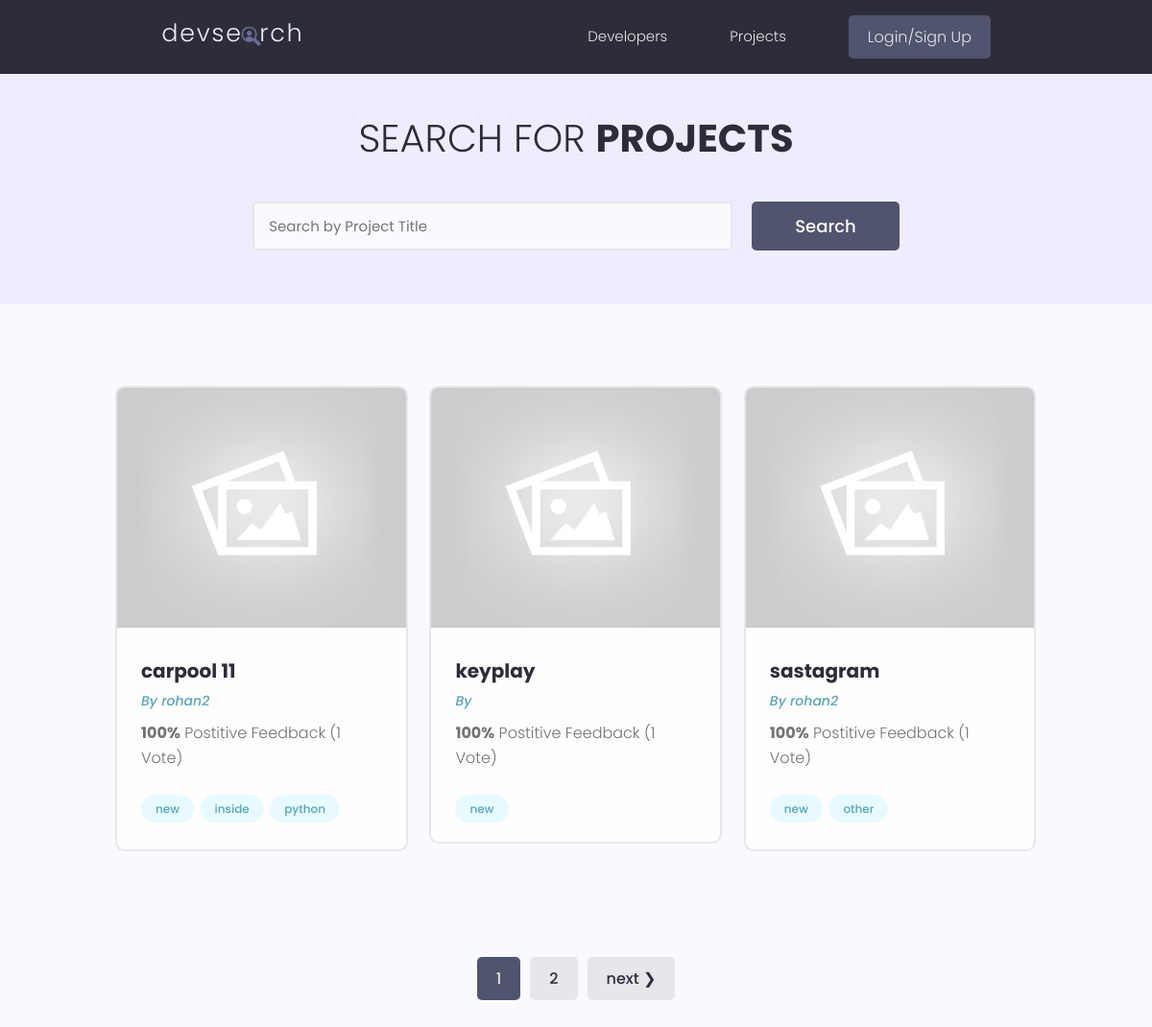
The app's page /project/ with its own data.
### project/models.py (models this page shows, shortened)
class project(models.Model):
    owner = models.ForeignKey(Profile,null=True,blank=True,on_delete=models.SET_NULL)
    title = models.CharField( max_length=200)
    description = models.TextField( null = True , blank = True )
    featured_image = models.ImageField(null=True,blank=True,default="default.jpg")
    demo_link = models.CharField( max_length=2000,null = True , blank = True)
    source_link = models.CharField( max_length=2000,null = True , blank = True)
    tags = models.ManyToManyField('Tag',blank=True)
    vote_total = models.IntegerField(default = 0 ,null = True,blank = True)
    vote_ratio = models.IntegerField(default = 0 ,null = True,blank = True)
    created = models.DateTimeField(auto_now_add=True)
    id = models.UUIDField( default = uuid.uuid4,unique = True,editable = False,primary_key = True)
    class Meta:
        ordering = ['-vote_ratio','-vote_total','title']

class Tag(models.Model):
    name = models.CharField( max_length=200)
    created = models.DateTimeField(auto_now_add=True)
    id = models.UUIDField( default = uuid.uuid4,unique = True,editable = False,primary_key = True)
    def __str__(self):
        return self.name

### users/models.py (models this page shows, shortened)
class Profile(models.Model):
    user = models.OneToOneField(User,on_delete=models.CASCADE,null=True,blank=True)
    name = models.CharField(max_length=200,blank=True,null=True)
    username =  models.CharField(max_length=200,blank=True,null=True)
    email = models.EmailField(max_length=500,blank=True,null=True)
    location = models.CharField(max_length=200,blank=True,null=True)
    short_intro = models.CharField(max_length=200,blank=True,null=True)
    bio = models.TextField(blank=True,null=True)
    profile_image = models.ImageField(blank=True,null=True,upload_to='profiles/',default='profiles/user-default.png')
    social_github = models.CharField(max_length=200,blank=True,null=True)
    social_twitter = models.CharField(max_length=200,blank=True,null=True)
    social_linkedin = models.CharField(max_length=200,blank=True,null=True)
    social_youtube = models.CharField(max_length=200,blank=True,null=True)
    social_website = models.CharField(max_length=200,blank=True,null=True)
    created = models.DateTimeField(auto_now_add=True)
    id = models.UUIDField( default = uuid.uuid4,unique = True,editable = False,primary_key = True)
    class Meta:
        ordering = ['created']

### project/views.py (the view)
# urls.py: path('project/',include('project.urls')),
def project(request):
    search_query = ''
    project,searchProject = searchProjects(request)
    custom_range,project = paginateProjects(request,project,3)
    context={ 'project': project , 'search_query':search_query , 'custom_range':custom_range}
    return render(request,'project/project.html', context )

### project/utils.py (called while the page is built)
def paginateProjects(request,project,results):
    page = request.GET.get('page')
    paginator = Paginator(project,results)
    try:
        project = paginator.page(page)
    except PageNotAnInteger:
        page = 1
        project = paginator.page(page)
    except EmptyPage:
        page = paginator.num_pages
        project = paginator.page(page)
    leftIndex = (int(page )- 1)
    if leftIndex < 1 :
        leftIndex = 1
    rightIndex = (int(page)+ 1 )
    if rightIndex > paginator.num_pages:
        rightIndex = paginator.num_pages + 1
    custom_range = leftIndex,rightIndex
    return custom_range,project

def searchProjects(request):
    search_query = ''
    if request.GET.get('search_query'):
        search_query = request.GET.get('search_query')
    tags = Tag.objects.filter(name__icontains= search_query)
    project = projectmodel.objects.distinct().filter(
        Q(title__icontains = search_query) |
        Q(description__icontains = search_query) |
        Q(owner__name__icontains = search_query) |
        Q(tags__in = tags)
    )
    return project,search_query

### project/templates/project/project.html (shortened to what this page needs)
{% extends "main.html" %}
{% block content %}
<main class="projects">
    <section class="hero-section text-center">
      <div class="container container--narrow">
        <div class="hero-section__box">
          <h2>Search for <span>Projects</span></h2>
        </div>
        <div class="hero-section__search">
          <form  id="searchForm" class="form" action="{% url 'project' %}" method="get">
            <div class="form__field">
              <input class="input input--text" id="formInput#search" type="text" name="search_query"
                placeholder="Search by Project Title" value="{{search_query}}"/>
            </div>
            <input class="btn btn--sub btn--lg" type="submit" value="Search" />
          </form>
        </div>
      </div>
    </section>
    <section class="projectsList">
      <div class="container">
        <div class="grid grid--three">
          {% for project in project %}
          <div class="column">
            <div class="card project">
              <a href="{% url "proj" project.id %}" class="project">
                <img class="project__thumbnail" src="{{project.featured_image.url}}" alt="project thumbnail" />
                <div class="card__body">
                  <h3 class="project__title">{{project.title}}</h3>
                  <p><a class="project__author" href="{% url 'profiles'   %}">By {{project.owner.name}}</a></p>
                  <p class="project--rating">
                    <span style="font-weight: bold;">{{project.vote_ratio}}%</span> Postitive
                    Feedback ({{project.vote_total}} Vote{{project.vote_total|pluralize:"s"}})
                  </p>
                  <div class="project__tags">
                    {% for tag in project.tags.all %}
                    <span class="tag tag--pill tag--main">
                      <small>{{tag}}</small>
                    </span>
                    {% endfor %}
                  </div>
                </div>
              </a>
            </div>
          </div>
          {% endfor %}
        </div>
      </div>
    </section>
    {% include "pagination.html"  with queryset=project custom_range=custom_range %}
  </main>
{% endblock content %}

### static/styles/app.css (style rules this page uses)
:root { --color-sub: #2d2d39; }
.btn--sub { background-color: var(--color-sub-light); }
.card { border: 2px solid var(--color-light); }
img { width: 100%; }
.hero-section { height: 40vh; display: flex; align-items: center; background-color: var(--color-sub); }
.hero-section__box { margin-bottom: 4rem; }
.hero-section__box > h2, .hero-section__box > h2 > span { font-size: 4rem; color: var(--color-light); line-height: 1.3; text-transform: uppercase; }
.hero-section__box > h2 { font-weight: 300; }
.hero-section__box > h2 > span { font-weight: 700; }
.hero-section__search > .form { display: flex; align-items: center; justify-content: center; gap: 2rem; }
.hero-section__search > .form input.input--text { width: 50rem; }
.project__author { font-size: 1.4rem; font-style: italic; }
.project--rating { margin-bottom: 1.6em; margin-top: .5em; }
.projects > .hero-section { background: var(--color-sub-lighter); height: 30vh; }
.projects .hero-section__box { margin-bottom: 2.5rem; }
.projects .hero-section__box > h2 { color: var(--color-sub); }
.projects .hero-section__box > h2 > span { font-weight: 700; color: var(--color-sub); }
.projectsList { margin-top: 8rem; }
.project__thumbnail { height: 25rem; object-fit: cover; object-position: top center; }
.project__title { font-size: 2rem; font-weight: 700; color: var(--color-sub); }

### static/uikit/styles/modules/_variables.css (style rules this page uses)
:root { --color-main: #5aa5b9; --color-main-light: #e6faff; --color-sub: #3f4156; --color-sub-light: #51546e; --color-sub-lighter: #ededfd; --color-text: #737373; --color-gray: #8b8b8b; --color-light: #e5e7eb; --color-light-gray: #767676; --color-bg: #f8fafd; --color-white: #fffefd; --color-white-light: #f3f3f3; --color-success: #359e64; --color-success-bg: #def8e8; --color-error: #fc4b0b; --color-error-bg: #fff2ee; --font-base: 'Poppins', arial, helvetica, 'Segoe UI', roboto, ubuntu, sans-serif; --font-monospace: 'Fira Code', 'Courier New', courier, monospace; --font-regular: 300; --font-medium: 500; --font-bold: 700; --generic-shadow: 1px 1px 5px #00000010; --generic-transition: all 0.3s ease-in-out; }

### static/uikit/styles/modules/_base.css (style rules this page uses)
* { margin: 0; padding: 0; box-sizing: border-box; text-rendering: optimizeLegibility; color: inherit; font-size: inherit; }
html { font-size: 50%; }
@media only screen and (min-width: 480px) { html { font-size: 56.25%; } }
@media only screen and (min-width: 1200px) { html { font-size: 62.5%; } }
body { line-height: 1.6; font-weight: 400; font-size: 1.5rem; color: var(--color-text); background-color: var(--color-bg); min-height: 100vh; }

### static/uikit/styles/modules/_typography.css (style rules this page uses)
* { font-family: var(--font-base); }
h2 { font-size: 3.6rem; font-weight: var(--font-bold); }
h3 { font-size: 3.2rem; font-weight: var(--font-medium); }
p, span, strong { font-size: 1.6rem; color: var(--color-text); font-weight: var(--font-regular); }
a { padding-bottom: 2px; text-decoration: none; display: inline-block; color: var(--color-main); font-weight: var(--font-medium); }

### static/uikit/styles/modules/_utilities.css (style rules this page uses)
.container { width: 92%; max-width: 165rem; margin: 0 auto; box-sizing: border-box; }
.container--narrow { width: 92%; max-width: 120rem; }
@media screen and (min-width: 1000px) { .container { width: 90%; } }
@media screen and (min-width: 1000px) { .container--narrow { width: 85%; } }
@media screen and (min-width: 1200px) { .container { width: 80%; } }
@media screen and (min-width: 1200px) { .container--narrow { width: 72%; } }
.text-center { text-align: center; }

### static/uikit/styles/modules/_button.css (style rules this page uses)
.btn { display: inline-block; position: relative; cursor: pointer; background-color: var(--color-light); font-weight: var(--font-medium); color: var(--color-sub); text-decoration: none; padding: 1rem 2rem; border-radius: 0.5rem; border: none; width: -webkit-fit-content; width: -moz-fit-content; width: fit-content; height: -webkit-fit-content; height: -moz-fit-content; height: fit-content; font-size: 1.6rem; outline-width: 0; outline-color: transparent; -webkit-backface-visibility: hidden; backface-visibility: hidden; transition: all 0.3s ease-in-out; }
.btn--sub { background-color: var(--color-sub); color: var(--color-white); }
.btn--lg { font-size: 1.8rem; padding: 1.2rem 4.5rem; }

### static/uikit/styles/modules/_card.css (style rules this page uses)
.card { border-radius: 1rem; background-color: var(--color-white); border: 1.5px solid var(--color-light); width: auto; height: auto; margin-top: 0.5rem; margin-bottom: 0.5rem; overflow: hidden; }
.card__body, .card__header { padding: 2rem 2.5rem; }

### records on screen
project: featured_image (placeholder picture), title "carpool 11", owner.name "rohan2", vote_ratio "100", vote_total "1"
Tag: name "new"
Tag: name "inside"
Tag: name "python"
project: featured_image (placeholder picture), title "keyplay", vote_ratio "100", vote_total "1"
project: featured_image (placeholder picture), title "sastagram", owner.name "rohan2", vote_ratio "100", vote_total "1"
Tag: name "other"

### other values on screen
{{ page }} "1"
{{ page }} "2"
